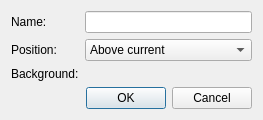
<?xml version="1.0" encoding="UTF-8"?>
<ui version="4.0">
 <class>DialogLayerCreate</class>
 <widget class="QDialog" name="DialogLayerCreate">
  <property name="geometry">
   <rect>
    <x>0</x>
    <y>0</y>
    <width>271</width>
    <height>154</height>
   </rect>
  </property>
  <property name="windowTitle">
   <string>NewLayer</string>
  </property>
  <layout class="QVBoxLayout" name="verticalLayout">
   <property name="sizeConstraint">
    <enum>QLayout::SetFixedSize</enum>
   </property>
   <item>
    <layout class="QFormLayout" name="formLayout">
     <item row="0" column="0">
      <widget class="QLabel" name="label">
       <property name="text">
        <string>Name:</string>
       </property>
      </widget>
     </item>
     <item row="0" column="1">
      <widget class="QLineEdit" name="text_name"/>
     </item>
     <item row="1" column="0">
      <widget class="QLabel" name="label_2">
       <property name="text">
        <string>Position:</string>
       </property>
      </widget>
     </item>
     <item row="1" column="1">
      <widget class="QComboBox" name="combo_position">
       <property name="sizePolicy">
        <sizepolicy hsizetype="MinimumExpanding" vsizetype="Fixed">
         <horstretch>0</horstretch>
         <verstretch>0</verstretch>
        </sizepolicy>
       </property>
       <item>
        <property name="text">
         <string>Above current</string>
        </property>
       </item>
       <item>
        <property name="text">
         <string>Below current</string>
        </property>
       </item>
       <item>
        <property name="text">
         <string>Child of the current Layer</string>
        </property>
       </item>
       <item>
        <property name="text">
         <string>Above all</string>
        </property>
       </item>
      </widget>
     </item>
     <item row="2" column="0">
      <widget class="QLabel" name="label_3">
       <property name="text">
        <string>Background:</string>
       </property>
      </widget>
     </item>
     <item row="2" column="1">
      <widget class="color_widgets::ColorSelector" name="color_background">
       <property name="sizePolicy">
        <sizepolicy hsizetype="Expanding" vsizetype="Fixed">
         <horstretch>0</horstretch>
         <verstretch>0</verstretch>
        </sizepolicy>
       </property>
       <property name="color">
        <color alpha="0">
         <red>255</red>
         <green>255</green>
         <blue>255</blue>
        </color>
       </property>
       <property name="display_mode" stdset="0">
        <enum>color_widgets::ColorPreview::SplitAlpha</enum>
       </property>
      </widget>
     </item>
    </layout>
   </item>
   <item>
    <widget class="QDialogButtonBox" name="button_box">
     <property name="orientation">
      <enum>Qt::Horizontal</enum>
     </property>
     <property name="standardButtons">
      <set>QDialogButtonBox::Cancel|QDialogButtonBox::Ok</set>
     </property>
    </widget>
   </item>
  </layout>
 </widget>
 <customwidgets>
  <customwidget>
   <class>color_widgets::ColorPreview</class>
   <extends>QWidget</extends>
   <header>color_preview.hpp</header>
  </customwidget>
  <customwidget>
   <class>color_widgets::ColorSelector</class>
   <extends>color_widgets::ColorPreview</extends>
   <header>color_selector.hpp</header>
  </customwidget>
 </customwidgets>
 <resources/>
 <connections>
  <connection>
   <sender>button_box</sender>
   <signal>accepted()</signal>
   <receiver>DialogLayerCreate</receiver>
   <slot>accept()</slot>
   <hints>
    <hint type="sourcelabel">
     <x>224</x>
     <y>166</y>
    </hint>
    <hint type="destinationlabel">
     <x>157</x>
     <y>191</y>
    </hint>
   </hints>
  </connection>
  <connection>
   <sender>button_box</sender>
   <signal>rejected()</signal>
   <receiver>DialogLayerCreate</receiver>
   <slot>reject()</slot>
   <hints>
    <hint type="sourcelabel">
     <x>241</x>
     <y>172</y>
    </hint>
    <hint type="destinationlabel">
     <x>247</x>
     <y>191</y>
    </hint>
   </hints>
  </connection>
 </connections>
</ui>
